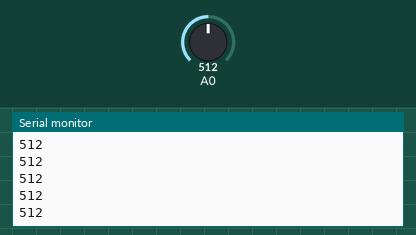
Simulated run of this sketch. Board: Arduino Uno, built with avr-gcc and run on an emulated ATmega328P. Shown: the last lines printed to the serial monitor. The inputs (shaded band) are chosen by the test bench; at power-on: A0 = 512.

Above: at 1.2 s.
1.3 s: A0 set to 716
At 2.2 s:
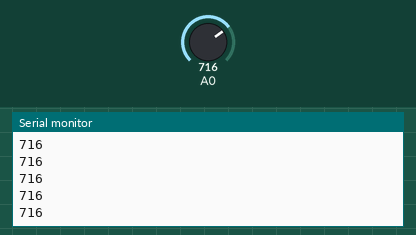
2.8 s: A0 set to 900
At 3.4 s:
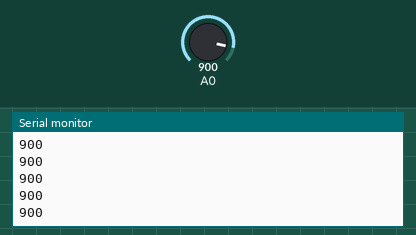
Timing chart, 0 to 5.8 s (numbered marks = the images above; inputs shaded):
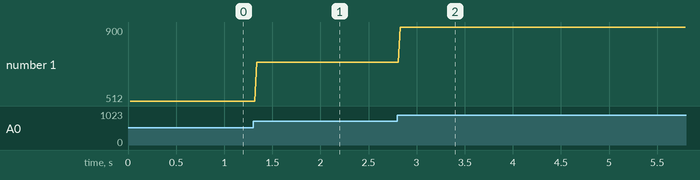

Measured:
- after the input at 1.3 s, the serial monitor: prints a new line at once (image 1)
- after the input at 2.8 s, the serial monitor: prints a new line at once (image 2)
- plotted number 1: 512 → 716 after the input at 1.3 s, 716 → 900 after the input at 2.8 s

The sketch:

IR_test.ino
```cpp
//Code to test the IR sensors
//for functionality

void setup() {
  Serial.begin( 9600 );
}

void loop() {
  //prints out the value in analog pin 0
  int val = analogRead( 0 );
  delay( 25 );
  Serial.println( val );
}
```
